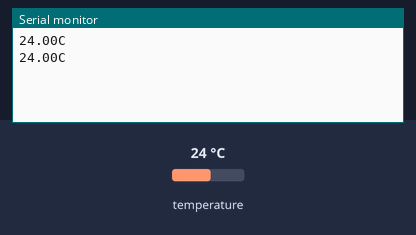
Simulated run of this sketch. Board: Arduino Uno, built with avr-gcc and run on an emulated ATmega328P. On the bench: the last lines printed to the serial monitor. The inputs (shaded band) are chosen by the test bench; at power-on: temperature 24 °C.

Above: at 2.3 s.
2.4 s: temperature set to 12 °C
At 2.4 s:
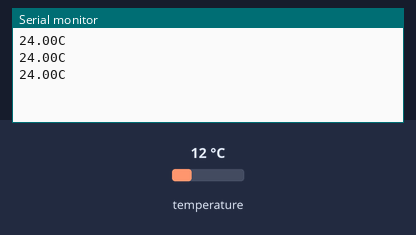
3.9 s: temperature set to 19 °C
At 3.9 s:
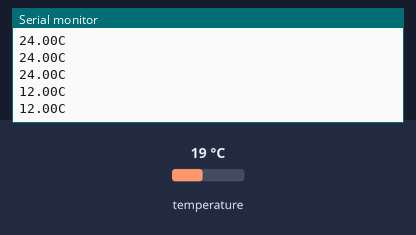
Timing chart, 0 to 6.9 s (numbered marks = the images above; inputs shaded):
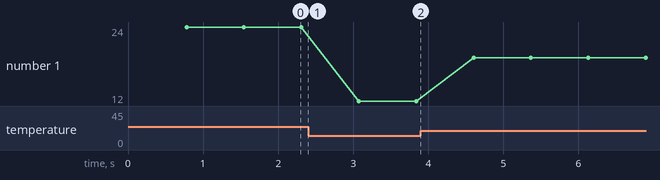

Measured:
- plotted number 1: 24 → 12 after the input at 2.4 s, 12 → 19 after the input at 3.9 s

The sketch:

____.ino
```cpp
#include <OneWire.h>

#include <OneWire.h>
#include <DallasTemperature.h>

OneWire oneWire(10);  // порт подключения датчика (A1)
DallasTemperature ds(&oneWire);

void setup() {
  Serial.begin(9600);   // инициализация монитора порта
  ds.begin();                 // инициализация датчика ds18b20
}

void loop() {
  ds.requestTemperatures();                       // считываем температуру с датчика

  Serial.print(ds.getTempCByIndex(0));   // выводим температуру на монитор
  Serial.println("C");
}
```
